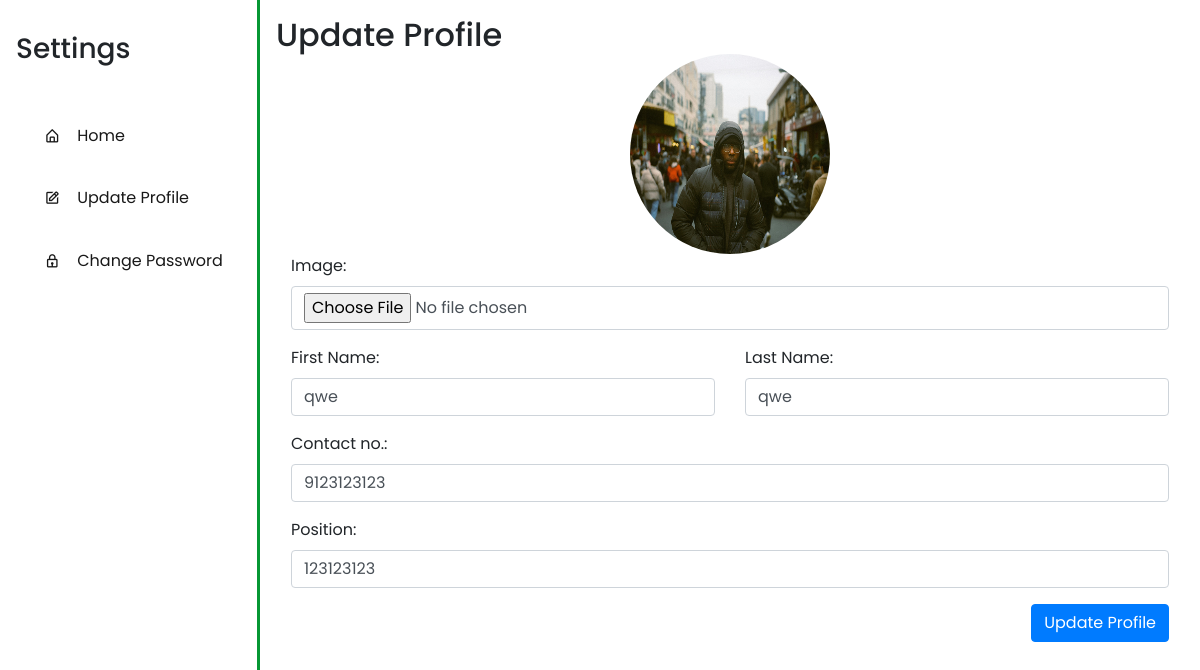
The app's page /views/settings/update-profile.php (signed in) with its own data.
### tables this page shows
CREATE TABLE `tbl_userinformation` (
  `id` bigint(100) NOT NULL,
  `user_profile` varchar(250) DEFAULT 'user-default.jpg',
  `firstname` varchar(50) DEFAULT NULL,
  `lastname` varchar(50) DEFAULT NULL,
  `contact` varchar(50) DEFAULT NULL,
  `position` varchar(50) DEFAULT NULL,
  `office` varchar(250) DEFAULT NULL,
  `office_code` varchar(250) DEFAULT NULL,
  `email` varchar(250) DEFAULT NULL,
  `role` varchar(20) DEFAULT NULL,
  `status` varchar(20) DEFAULT 'active',
  `created_at` timestamp NOT NULL DEFAULT current_timestamp()
);

### connection.php (called while the page is built, shortened)
<?php
$env_protocol = isset($_SERVER['HTTPS']) && $_SERVER['HTTPS'] === 'on' ? 'https' : 'http';
$env_basePath = $env_protocol . '://' . $_SERVER['HTTP_HOST'] . '/document-tracking/';
?>

### views/settings/update-profile.php (the view, shortened to what this page needs)
<?php
    require '../../connection.php';
    $user_id = $_SESSION['userid'];
    if($_SESSION['office'] == 'Administrative Section Records'){
        $href = $env_basePath . "views/record_office/newly-created-docs.php";
    }else{
        if($_SESSION['role'] == 'admin'){
            $href = $env_basePath . "views/admin/dashboard.php";
        }
        elseif($_SESSION['role'] == 'sysadmin'){
            $href = $env_basePath . "views/sysadmin/dashboard.php";
        }
        elseif($_SESSION['role'] == 'handler'){
            $href = $env_basePath . "views/handler/incoming-documents.php";
        }
        elseif($_SESSION['role'] == 'guest'){
            $href = $env_basePath . "views/guest/submit-document.php";
        }
    }
    $findProfile = "SELECT * FROM tbl_userinformation where id = :user_id";
    $stmt = $pdo->prepare($findProfile);
    $stmt->bindParam(':user_id', $user_id);
    $stmt->execute();
    $result = $stmt->fetch(PDO::FETCH_ASSOC);
?>
<!DOCTYPE html>
<html lang="en">
<head>
    <link rel="stylesheet" href="<?php echo $env_basePath; ?>assets/jsdelivr/bootstrap.min.css">
    <link rel="stylesheet" href="<?php echo $env_basePath; ?>assets/sweetalert/sweetalert2.min.css">
    <link rel="stylesheet" href="<?php echo $env_basePath; ?>assets/cloudflare/all.min.css">
    <link rel="stylesheet" href="<?php echo $env_basePath; ?>assets/boxicons/boxicons.min.css">
    <link rel="stylesheet" href="<?php echo $env_basePath; ?>assets/datatable/jquery.dataTables.min.css">
    <link rel="stylesheet" href="sidebar.css">
</head>
<body>
<div class="sidebar active">
        <div class="top">
        <h3 class="mb-4">Settings</h3>
        </div>
        <ul>
            <li>
                <a href="<?php echo $href; ?>" class="navigation">
                <i class='bx bx-home-alt'></i>
                    <span class="nav-item">Home</span>
                </a>
            </li>
            <li>
                <a href="update-profile.php" class="navigation">
                <i class="bx bx-edit"></i>
                    <span class="nav-item">Update Profile</span>
                </a>
            </li>
            <li>
                <a href="change-password.php" class="navigation">
                <i class="bx bx-lock"></i>
                    <span class="nav-item">Change Password</span>
                </a>
            </li>
        </ul>
    </div>
                <div class="main-content" style=" height: 100vh;">
                    <h2>Update Profile</h2>
                    <div class="container">
                    <form id="update_information" autocomplete="off" enctype="multipart/form-data">
                    <div class="d-flex justify-content-center">
                        <img class="img-fluid user-profile-img" id="img-holder" src="<?php echo $env_basePath; ?>assets/user-profile/<?php echo $result['user_profile']; ?>" alt="User Profile">
                    </div>
                    <div class="row">
                        <div class="col-md-12">
                            <div class="form-group">
                                <label for="image-file">Image:</label>
                                <input type="file" class="form-control" id="image-file" name="image-file" placeholder="Find image">
                            </div>
                        </div>
                        <div class="col-md-6">
                            <div class="form-group">
                                <label for="firstName">First Name:</label>
                                <input type="text" class="form-control" id="firstName" name="firstName" placeholder="First name" value="<?php echo $result['firstname']; ?>"  required oninput="checkForNumbers('firstName', 'error-firstname')">
                            </div>
                        </div>
                        <div class="col-md-6">
                            <div class="form-group">
                            <label for="lastName">Last Name:</label>
                            <input type="text" class="form-control" id="lastName" name="lastName" placeholder="Last name" value="<?php echo $result['lastname']; ?>" required oninput="checkForNumbers('lastName', 'error-lastname')">
                        </div>
                        </div>
                        <div class="col-md-12">
                            <div class="form-group">
                            <label for="contact">Contact no.:</label>
                            <input type="number" value="<?php echo $result['contact']; ?>" class="form-control" id="contact" name="contact" placeholder="Format: 9123456789"  required oninput="validateContactNumber()">
                            </div>
                        </div>
                        <div class="col-md-12">
                            <div class="form-group">
                                <label for="position">Position:</label>
                                <input type="text" class="form-control" value="<?php echo $result['position']; ?>" id="position" placeholder="Position" name="position" >
                            </div>
                        </div>
                    </div>
                        <div class="d-flex justify-content-end align-item-end">
                            <button type="submit" id="update_information_button" data-id="<?php echo $user_id; ?>" class="btn btn-primary">Update Profile</button>
                        </div>
                    </form>
                    </div>
                </div>
</body>
</html>

### views/settings/sidebar.css (style rules this page uses)
:root { --primary-color: #069734; --lighter-primary-color: #07b940; --white-color: #FFFFFF; --black-color: #181818; --bold: 600; --transition: all 0.5s ease; --box-shadow: 0 0.5rem 0.8rem rgba(0, 0, 0, 0.2) }
* { box-sizing: border-box; margin: 0; padding: 0; font-family: 'Poppins', 'Arial'; scroll-behavior: smooth; }
p, h1, h2, h3, h4, h5, h6 { margin: 0; }
ul { padding: 0; }
.top { display: flex; flex-direction: column; align-items: center; margin: 1rem 0; margin-bottom: 20%; }
.sidebar { position: absolute; border-right: 3px solid var(--primary-color); top: 0; left: 0; min-height: 100vh; width: 90px; background-color: var(--white-color); padding: 1rem; transition: var(--transition) }
.sidebar.active ~ .main-content { left: 260px; width: calc(100% - 260px); }
.sidebar.active { width: 260px; }
.sidebar ul li { position: relative; list-style-type: none; height: 50px; width: 90%; margin: 0.8rem auto; }
.sidebar ul li a { color: var(--black-color); display: flex; align-items: center; text-decoration: none; border-radius: 0.8rem; }
.sidebar ul li a i { min-width: 50px; text-align: center; height: 50px; border-radius: 12px; line-height: 50px; }
.sidebar .nav-item { display: none; }
.sidebar.active .nav-item { display: block; }
.main-content { position: relative; background-color: white; top: 0; height: 100vh; overflow-y: scroll; left: 90px; transition: var(--transition); width: calc(100% - 90px); padding: 1rem; }

### views/settings/update-profile.php (style rules this page uses)
.user-profile-img { height: 200px; width: 200px; border-radius: 50%; }

### records on screen
tbl_userinformation: user_profile (placeholder picture), firstName "qwe", lastName "qwe", contact "9123123123", position "123123123"
